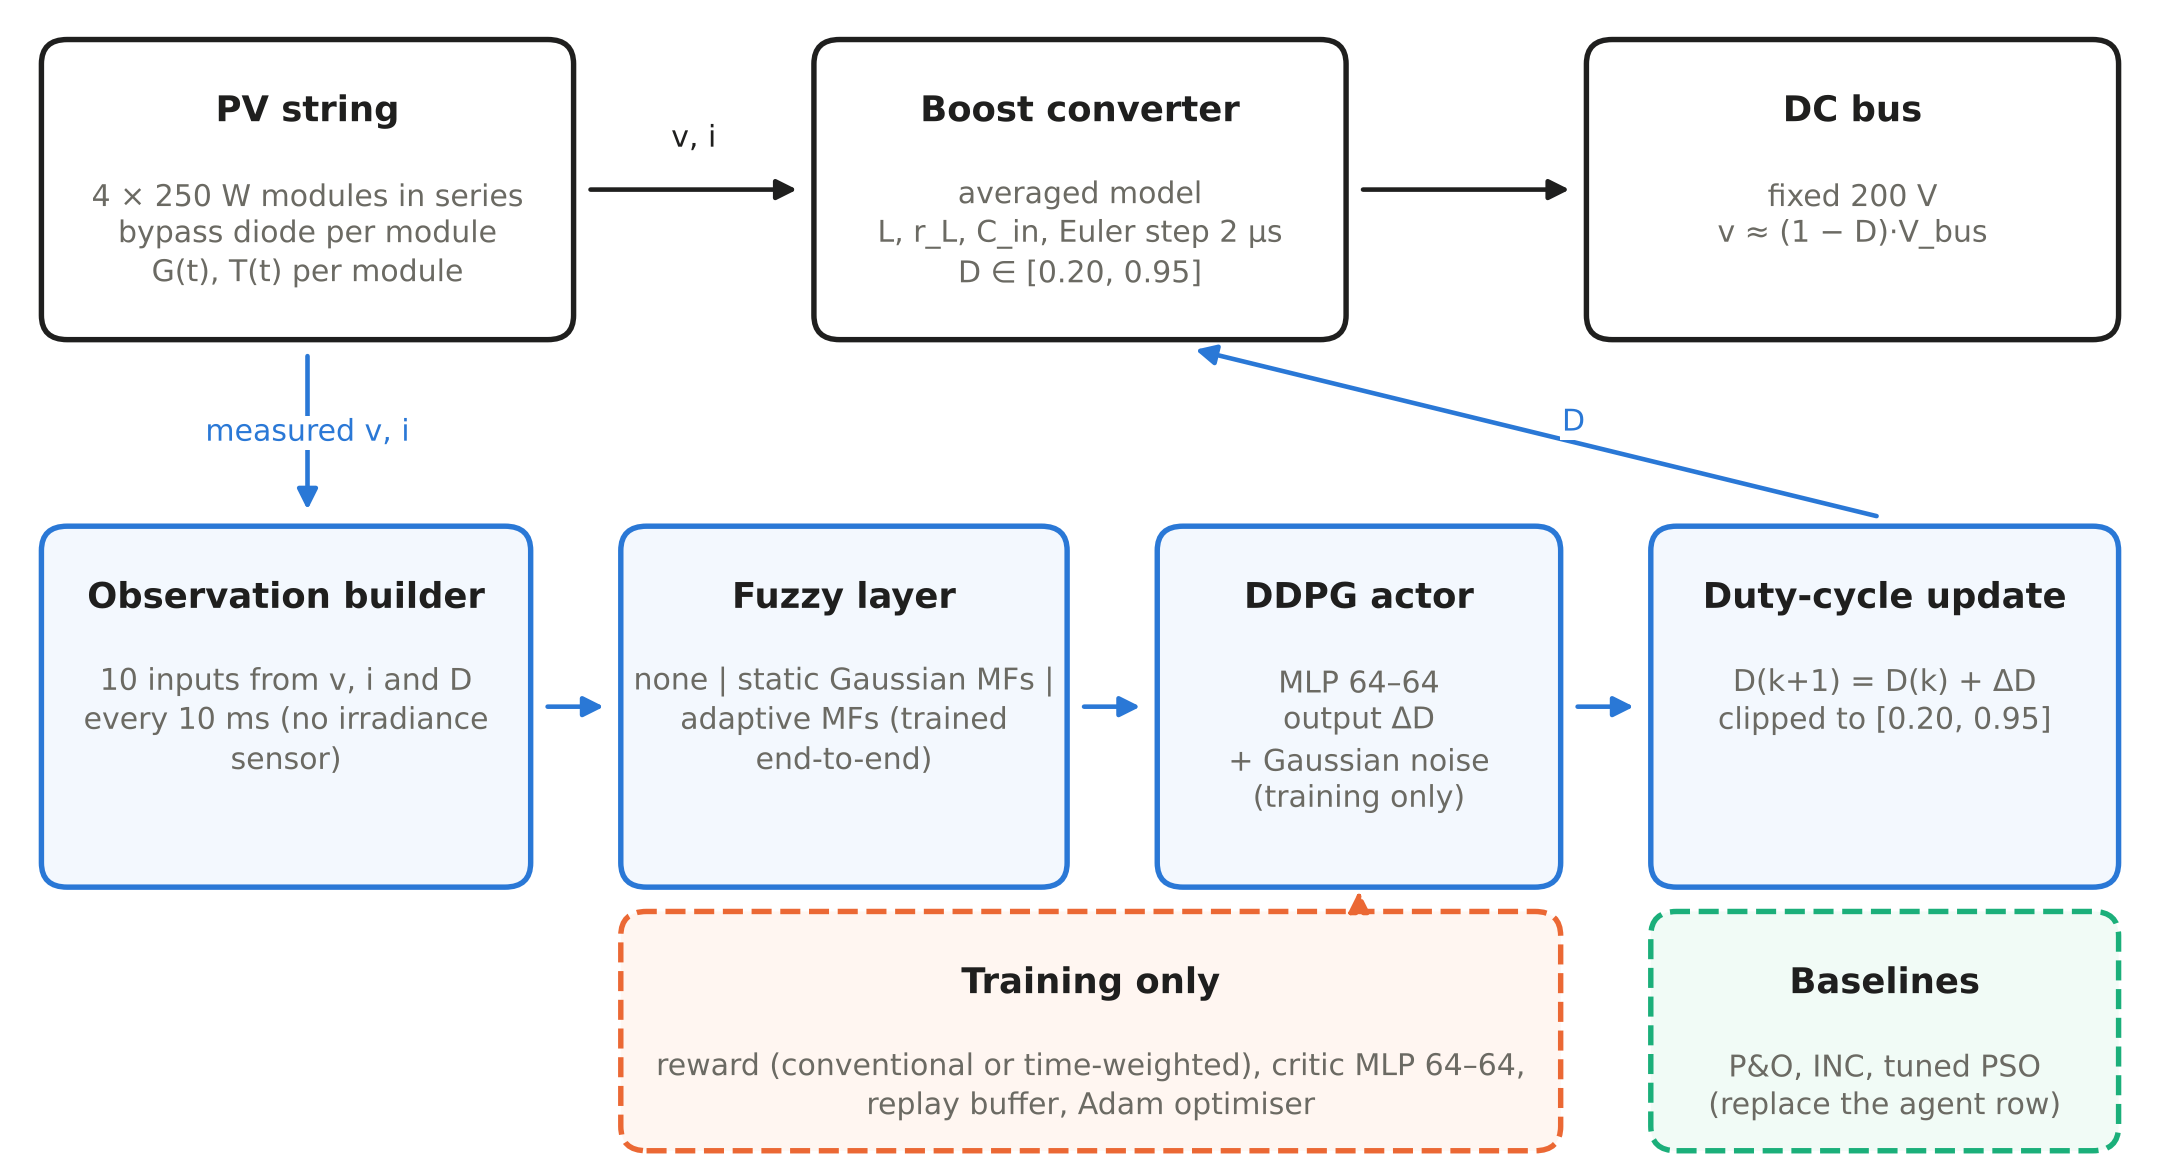

Source code (Python):
import matplotlib; matplotlib.use("Agg")
import matplotlib.pyplot as plt
from matplotlib.patches import FancyBboxPatch, FancyArrowPatch
INK, MUTED = "#1f1f1e", "#6b6a63"
BLUE, ORANGE, GREEN, GREY = "#2a78d6", "#eb6834", "#1baf7a", "#9a998f"
plt.rcParams.update({"font.family": "DejaVu Sans", "font.size": 8.5, "savefig.dpi": 300})
fig, ax = plt.subplots(figsize=(7.2, 3.9)); ax.set_xlim(0, 100); ax.set_ylim(-1, 56); ax.axis("off")
def box(x, y, w, h, title, sub, col, fill="#ffffff", dash=False):
    ax.add_patch(FancyBboxPatch((x, y), w, h, boxstyle="round,pad=0.4,rounding_size=1.2", lw=1.3, ec=col, fc=fill, ls="--" if dash else "-"))
    ax.text(x + w/2, y + h - 2.3, title, ha="center", va="top", fontsize=8.5, weight="bold", color=INK)
    ax.text(x + w/2, y + h - 6.3, sub, ha="center", va="top", fontsize=7.2, color=MUTED, linespacing=1.3)
def arr(p, q, col=INK, txt=None, tpos=None, ls="-", rad=0.0):
    ax.add_patch(FancyArrowPatch(p, q, arrowstyle="-|>", mutation_scale=10, lw=1.1, color=col, ls=ls, connectionstyle=f"arc3,rad={rad}"))
    if txt: ax.text(*tpos, txt, fontsize=7.2, color=col, ha="center", va="center", bbox=dict(fc="white", ec="none", pad=0.6))
# plant row
box(2, 40, 24, 14, "PV string", "4 × 250 W modules in series\nbypass diode per module\nG(t), T(t) per module", INK)
box(38, 40, 24, 14, "Boost converter", "averaged model\nL, r_L, C_in, Euler step 2 µs\nD ∈ [0.20, 0.95]", INK)
box(74, 40, 24, 14, "DC bus", "fixed 200 V\nv ≈ (1 − D)·V_bus", INK)
arr((26.8, 47), (37.2, 47), txt="v, i", tpos=(32, 49.5))
arr((62.8, 47), (73.2, 47))
# controller row
box(2, 13, 22, 17, "Observation builder", "10 inputs from v, i and D\nevery 10 ms (no irradiance\nsensor)", BLUE, "#f3f8fe")
box(29, 13, 20, 17, "Fuzzy layer", "none | static Gaussian MFs |\nadaptive MFs (trained\nend-to-end)", BLUE, "#f3f8fe")
box(54, 13, 18, 17, "DDPG actor", "MLP 64–64\noutput ΔD\n+ Gaussian noise\n(training only)", BLUE, "#f3f8fe")
box(77, 13, 21, 17, "Duty-cycle update", "D(k+1) = D(k) + ΔD\nclipped to [0.20, 0.95]", BLUE, "#f3f8fe")
arr((24.8, 21.5), (28.2, 21.5), BLUE); arr((49.8, 21.5), (53.2, 21.5), BLUE); arr((72.8, 21.5), (76.2, 21.5), BLUE)
arr((14, 39.2), (14, 30.8), BLUE, txt="measured v, i", tpos=(14, 35))
arr((87.5, 30.8), (55, 39.2), BLUE, txt="D", tpos=(73, 35.5), rad=0.0)
# training-only and baselines
box(29, 0.0, 43, 11, "Training only", "reward (conventional or time-weighted), critic MLP 64–64,\nreplay buffer, Adam optimiser", ORANGE, "#fff6f1", dash=True)
arr((63, 11.6), (63, 12.4), ORANGE, ls="--")
box(77, 0.0, 21, 11, "Baselines", "P&O, INC, tuned PSO\n(replace the agent row)", GREEN, "#f1fbf6", dash=True)
fig.tight_layout(pad=0.2); fig.savefig("fig_block.png"); print("ok")
